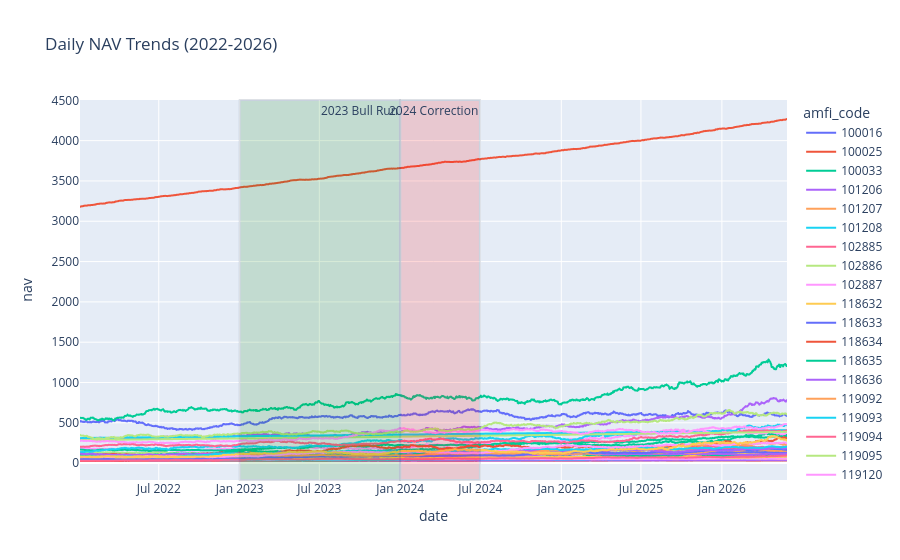

Notebook cell for this chart:
### Markdown cell above
## NAV Trend Analysis (2022–2026)

### Code cell
nav["date"] = pd.to_datetime(nav["date"])
nav["nav"] = pd.to_numeric(nav["nav"])

fig = px.line(
    nav,
    x="date",
    y="nav",
    color="amfi_code",
    title="Daily NAV Trends (2022-2026)"
)

fig.add_vrect(
    x0="2023-01-01",
    x1="2023-12-31",
    annotation_text="2023 Bull Run",
    fillcolor="green",
    opacity=0.15
)

fig.add_vrect(
    x0="2024-01-01",
    x1="2024-06-30",
    annotation_text="2024 Correction",
    fillcolor="red",
    opacity=0.15
)

fig.show()

### Figure 1 — Plotly figure (JSON) as saved in the notebook; plotly's stock layout.template omitted (floating-point values rounded to 4 significant figures; data arrays with more than 128 entries replaced by an {"elided": "..."} marker saying what was removed)
{"data": [{"hovertemplate": "amfi_code=100016<br>date=%{x}<br>nav=%{y}<extra></extra>", "legendgroup": "100016", "line": {"color": "#636efa", "dash": "solid"}, "marker": {"symbol": "circle"}, "mode": "lines", "name": "100016", "showlegend": true, "type": "scattergl", "x": {"elided": "1150 str values"}, "xaxis": "x", "y": {"elided": "1150 float values"}, "yaxis": "y"}, {"hovertemplate": "amfi_code=100025<br>date=%{x}<br>nav=%{y}<extra></extra>", "legendgroup": "100025", "line": {"color": "#EF553B", "dash": "solid"}, "marker": {"symbol": "circle"}, "mode": "lines", "name": "100025", "showlegend": true, "type": "scattergl", "x": {"elided": "1150 str values"}, "xaxis": "x", "y": {"elided": "1150 float values"}, "yaxis": "y"}, {"hovertemplate": "amfi_code=100033<br>date=%{x}<br>nav=%{y}<extra></extra>", "legendgroup": "100033", "line": {"color": "#00cc96", "dash": "solid"}, "marker": {"symbol": "circle"}, "mode": "lines", "name": "100033", "showlegend": true, "type": "scattergl", "x": {"elided": "1150 str values"}, "xaxis": "x", "y": {"elided": "1150 float values"}, "yaxis": "y"}, {"hovertemplate": "amfi_code=101206<br>date=%{x}<br>nav=%{y}<extra></extra>", "legendgroup": "101206", "line": {"color": "#ab63fa", "dash": "solid"}, "marker": {"symbol": "circle"}, "mode": "lines", "name": "101206", "showlegend": true, "type": "scattergl", "x": {"elided": "1150 str values"}, "xaxis": "x", "y": {"elided": "1150 float values"}, "yaxis": "y"}, {"hovertemplate": "amfi_code=101207<br>date=%{x}<br>nav=%{y}<extra></extra>", "legendgroup": "101207", "line": {"color": "#FFA15A", "dash": "solid"}, "marker": {"symbol": "circle"}, "mode": "lines", "name": "101207", "showlegend": true, "type": "scattergl", "x": {"elided": "1150 str values"}, "xaxis": "x", "y": {"elided": "1150 float values"}, "yaxis": "y"}, {"hovertemplate": "amfi_code=101208<br>date=%{x}<br>nav=%{y}<extra></extra>", "legendgroup": "101208", "line": {"color": "#19d3f3", "dash": "solid"}, "marker": {"symbol": "circle"}, "mode": "lines", "name": "101208", "showlegend": true, "type": "scattergl", "x": {"elided": "1150 str values"}, "xaxis": "x", "y": {"elided": "1150 float values"}, "yaxis": "y"}, {"hovertemplate": "amfi_code=102885<br>date=%{x}<br>nav=%{y}<extra></extra>", "legendgroup": "102885", "line": {"color": "#FF6692", "dash": "solid"}, "marker": {"symbol": "circle"}, "mode": "lines", "name": "102885", "showlegend": true, "type": "scattergl", "x": {"elided": "1150 str values"}, "xaxis": "x", "y": {"elided": "1150 float values"}, "yaxis": "y"}, {"hovertemplate": "amfi_code=102886<br>date=%{x}<br>nav=%{y}<extra></extra>", "legendgroup": "102886", "line": {"color": "#B6E880", "dash": "solid"}, "marker": {"symbol": "circle"}, "mode": "lines", "name": "102886", "showlegend": true, "type": "scattergl", "x": {"elided": "1150 str values"}, "xaxis": "x", "y": {"elided": "1150 float values"}, "yaxis": "y"}, {"hovertemplate": "amfi_code=102887<br>date=%{x}<br>nav=%{y}<extra></extra>", "legendgroup": "102887", "line": {"color": "#FF97FF", "dash": "solid"}, "marker": {"symbol": "circle"}, "mode": "lines", "name": "102887", "showlegend": true, "type": "scattergl", "x": {"elided": "1150 str values"}, "xaxis": "x", "y": {"elided": "1150 float values"}, "yaxis": "y"}, {"hovertemplate": "amfi_code=118632<br>date=%{x}<br>nav=%{y}<extra></extra>", "legendgroup": "118632", "line": {"color": "#FECB52", "dash": "solid"}, "marker": {"symbol": "circle"}, "mode": "lines", "name": "118632", "showlegend": true, "type": "scattergl", "x": {"elided": "1150 str values"}, "xaxis": "x", "y": {"elided": "1150 float values"}, "yaxis": "y"}, {"hovertemplate": "amfi_code=118633<br>date=%{x}<br>nav=%{y}<extra></extra>", "legendgroup": "118633", "line": {"color": "#636efa", "dash": "solid"}, "marker": {"symbol": "circle"}, "mode": "lines", "name": "118633", "showlegend": true, "type": "scattergl", "x": {"elided": "1150 str values"}, "xaxis": "x", "y": {"elided": "1150 float values"}, "yaxis": "y"}, {"hovertemplate": "amfi_code=118634<br>date=%{x}<br>nav=%{y}<extra></extra>", "legendgroup": "118634", "line": {"color": "#EF553B", "dash": "solid"}, "marker": {"symbol": "circle"}, "mode": "lines", "name": "118634", "showlegend": true, "type": "scattergl", "x": {"elided": "1150 str values"}, "xaxis": "x", "y": {"elided": "1150 float values"}, "yaxis": "y"}, {"hovertemplate": "amfi_code=118635<br>date=%{x}<br>nav=%{y}<extra></extra>", "legendgroup": "118635", "line": {"color": "#00cc96", "dash": "solid"}, "marker": {"symbol": "circle"}, "mode": "lines", "name": "118635", "showlegend": true, "type": "scattergl", "x": {"elided": "1150 str values"}, "xaxis": "x", "y": {"elided": "1150 float values"}, "yaxis": "y"}, {"hovertemplate": "amfi_code=118636<br>date=%{x}<br>nav=%{y}<extra></extra>", "legendgroup": "118636", "line": {"color": "#ab63fa", "dash": "solid"}, "marker": {"symbol": "circle"}, "mode": "lines", "name": "118636", "showlegend": true, "type": "scattergl", "x": {"elided": "1150 str values"}, "xaxis": "x", "y": {"elided": "1150 float values"}, "yaxis": "y"}, {"hovertemplate": "amfi_code=119092<br>date=%{x}<br>nav=%{y}<extra></extra>", "legendgroup": "119092", "line": {"color": "#FFA15A", "dash": "solid"}, "marker": {"symbol": "circle"}, "mode": "lines", "name": "119092", "showlegend": true, "type": "scattergl", "x": {"elided": "1150 str values"}, "xaxis": "x", "y": {"elided": "1150 float values"}, "yaxis": "y"}, {"hovertemplate": "amfi_code=119093<br>date=%{x}<br>nav=%{y}<extra></extra>", "legendgroup": "119093", "line": {"color": "#19d3f3", "dash": "solid"}, "marker": {"symbol": "circle"}, "mode": "lines", "name": "119093", "showlegend": true, "type": "scattergl", "x": {"elided": "1150 str values"}, "xaxis": "x", "y": {"elided": "1150 float values"}, "yaxis": "y"}, {"hovertemplate": "amfi_code=119094<br>date=%{x}<br>nav=%{y}<extra></extra>", "legendgroup": "119094", "line": {"color": "#FF6692", "dash": "solid"}, "marker": {"symbol": "circle"}, "mode": "lines", "name": "119094", "showlegend": true, "type": "scattergl", "x": {"elided": "1150 str values"}, "xaxis": "x", "y": {"elided": "1150 float values"}, "yaxis": "y"}, {"hovertemplate": "amfi_code=119095<br>date=%{x}<br>nav=%{y}<extra></extra>", "legendgroup": "119095", "line": {"color": "#B6E880", "dash": "solid"}, "marker": {"symbol": "circle"}, "mode": "lines", "name": "119095", "showlegend": true, "type": "scattergl", "x": {"elided": "1150 str values"}, "xaxis": "x", "y": {"elided": "1150 float values"}, "yaxis": "y"}, {"hovertemplate": "amfi_code=119120<br>date=%{x}<br>nav=%{y}<extra></extra>", "legendgroup": "119120", "line": {"color": "#FF97FF", "dash": "solid"}, "marker": {"symbol": "circle"}, "mode": "lines", "name": "119120", "showlegend": true, "type": "scattergl", "x": {"elided": "1150 str values"}, "xaxis": "x", "y": {"elided": "1150 float values"}, "yaxis": "y"}, {"hovertemplate": "amfi_code=119551<br>date=%{x}<br>nav=%{y}<extra></extra>", "legendgroup": "119551", "line": {"color": "#FECB52", "dash": "solid"}, "marker": {"symbol": "circle"}, "mode": "lines", "name": "119551", "showlegend": true, "type": "scattergl", "x": {"elided": "1150 str values"}, "xaxis": "x", "y": {"elided": "1150 float values"}, "yaxis": "y"}, {"hovertemplate": "amfi_code=119552<br>date=%{x}<br>nav=%{y}<extra></extra>", "legendgroup": "119552", "line": {"color": "#636efa", "dash": "solid"}, "marker": {"symbol": "circle"}, "mode": "lines", "name": "119552", "showlegend": true, "type": "scattergl", "x": {"elided": "1150 str values"}, "xaxis": "x", "y": {"elided": "1150 float values"}, "yaxis": "y"}, {"hovertemplate": "amfi_code=119598<br>date=%{x}<br>nav=%{y}<extra></extra>", "legendgroup": "119598", "line": {"color": "#EF553B", "dash": "solid"}, "marker": {"symbol": "circle"}, "mode": "lines", "name": "119598", "showlegend": true, "type": "scattergl", "x": {"elided": "1150 str values"}, "xaxis": "x", "y": {"elided": "1150 float values"}, "yaxis": "y"}, {"hovertemplate": "amfi_code=119599<br>date=%{x}<br>nav=%{y}<extra></extra>", "legendgroup": "119599", "line": {"color": "#00cc96", "dash": "solid"}, "marker": {"symbol": "circle"}, "mode": "lines", "name": "119599", "showlegend": true, "type": "scattergl", "x": {"elided": "1150 str values"}, "xaxis": "x", "y": {"elided": "1150 float values"}, "yaxis": "y"}, {"hovertemplate": "amfi_code=120503<br>date=%{x}<br>nav=%{y}<extra></extra>", "legendgroup": "120503", "line": {"color": "#ab63fa", "dash": "solid"}, "marker": {"symbol": "circle"}, "mode": "lines", "name": "120503", "showlegend": true, "type": "scattergl", "x": {"elided": "1150 str values"}, "xaxis": "x", "y": {"elided": "1150 float values"}, "yaxis": "y"}, {"hovertemplate": "amfi_code=120504<br>date=%{x}<br>nav=%{y}<extra></extra>", "legendgroup": "120504", "line": {"color": "#FFA15A", "dash": "solid"}, "marker": {"symbol": "circle"}, "mode": "lines", "name": "120504", "showlegend": true, "type": "scattergl", "x": {"elided": "1150 str values"}, "xaxis": "x", "y": {"elided": "1150 float values"}, "yaxis": "y"}, {"hovertemplate": "amfi_code=120505<br>date=%{x}<br>nav=%{y}<extra></extra>", "legendgroup": "120505", "line": {"color": "#19d3f3", "dash": "solid"}, "marker": {"symbol": "circle"}, "mode": "lines", "name": "120505", "showlegend": true, "type": "scattergl", "x": {"elided": "1150 str values"}, "xaxis": "x", "y": {"elided": "1150 float values"}, "yaxis": "y"}, {"hovertemplate": "amfi_code=120506<br>date=%{x}<br>nav=%{y}<extra></extra>", "legendgroup": "120506", "line": {"color": "#FF6692", "dash": "solid"}, "marker": {"symbol": "circle"}, "mode": "lines", "name": "120506", "showlegend": true, "type": "scattergl", "x": {"elided": "1150 str values"}, "xaxis": "x", "y": {"elided": "1150 float values"}, "yaxis": "y"}, {"hovertemplate": "amfi_code=120507<br>date=%{x}<br>nav=%{y}<extra></extra>", "legendgroup": "120507", "line": {"color": "#B6E880", "dash": "solid"}, "marker": {"symbol": "circle"}, "mode": "lines", "name": "120507", "showlegend": true, "type": "scattergl", "x": {"elided": "1150 str values"}, "xaxis": "x", "y": {"elided": "1150 float values"}, "yaxis": "y"}, {"hovertemplate": "amfi_code=120841<br>date=%{x}<br>nav=%{y}<extra></extra>", "legendgroup": "120841", "line": {"color": "#FF97FF", "dash": "solid"}, "marker": {"symbol": "circle"}, "mode": "lines", "name": "120841", "showlegend": true, "type": "scattergl", "x": {"elided": "1150 str values"}, "xaxis": "x", "y": {"elided": "1150 float values"}, "yaxis": "y"}, {"hovertemplate": "amfi_code=120842<br>date=%{x}<br>nav=%{y}<extra></extra>", "legendgroup": "120842", "line": {"color": "#FECB52", "dash": "solid"}, "marker": {"symbol": "circle"}, "mode": "lines", "name": "120842", "showlegend": true, "type": "scattergl", "x": {"elided": "1150 str values"}, "xaxis": "x", "y": {"elided": "1150 float values"}, "yaxis": "y"}, {"hovertemplate": "amfi_code=120843<br>date=%{x}<br>nav=%{y}<extra></extra>", "legendgroup": "120843", "line": {"color": "#636efa", "dash": "solid"}, "marker": {"symbol": "circle"}, "mode": "lines", "name": "120843", "showlegend": true, "type": "scattergl", "x": {"elided": "1150 str values"}, "xaxis": "x", "y": {"elided": "1150 float values"}, "yaxis": "y"}, {"hovertemplate": "amfi_code=120844<br>date=%{x}<br>nav=%{y}<extra></extra>", "legendgroup": "120844", "line": {"color": "#EF553B", "dash": "solid"}, "marker": {"symbol": "circle"}, "mode": "lines", "name": "120844", "showlegend": true, "type": "scattergl", "x": {"elided": "1150 str values"}, "xaxis": "x", "y": {"elided": "1150 float values"}, "yaxis": "y"}, {"hovertemplate": "amfi_code=125497<br>date=%{x}<br>nav=%{y}<extra></extra>", "legendgroup": "125497", "line": {"color": "#00cc96", "dash": "solid"}, "marker": {"symbol": "circle"}, "mode": "lines", "name": "125497", "showlegend": true, "type": "scattergl", "x": {"elided": "1150 str values"}, "xaxis": "x", "y": {"elided": "1150 float values"}, "yaxis": "y"}, {"hovertemplate": "amfi_code=125498<br>date=%{x}<br>nav=%{y}<extra></extra>", "legendgroup": "125498", "line": {"color": "#ab63fa", "dash": "solid"}, "marker": {"symbol": "circle"}, "mode": "lines", "name": "125498", "showlegend": true, "type": "scattergl", "x": {"elided": "1150 str values"}, "xaxis": "x", "y": {"elided": "1150 float values"}, "yaxis": "y"}, {"hovertemplate": "amfi_code=148567<br>date=%{x}<br>nav=%{y}<extra></extra>", "legendgroup": "148567", "line": {"color": "#FFA15A", "dash": "solid"}, "marker": {"symbol": "circle"}, "mode": "lines", "name": "148567", "showlegend": true, "type": "scattergl", "x": {"elided": "1150 str values"}, "xaxis": "x", "y": {"elided": "1150 float values"}, "yaxis": "y"}, {"hovertemplate": "amfi_code=148568<br>date=%{x}<br>nav=%{y}<extra></extra>", "legendgroup": "148568", "line": {"color": "#19d3f3", "dash": "solid"}, "marker": {"symbol": "circle"}, "mode": "lines", "name": "148568", "showlegend": true, "type": "scattergl", "x": {"elided": "1150 str values"}, "xaxis": "x", "y": {"elided": "1150 float values"}, "yaxis": "y"}, {"hovertemplate": "amfi_code=148569<br>date=%{x}<br>nav=%{y}<extra></extra>", "legendgroup": "148569", "line": {"color": "#FF6692", "dash": "solid"}, "marker": {"symbol": "circle"}, "mode": "lines", "name": "148569", "showlegend": true, "type": "scattergl", "x": {"elided": "1150 str values"}, "xaxis": "x", "y": {"elided": "1150 float values"}, "yaxis": "y"}, {"hovertemplate": "amfi_code=149322<br>date=%{x}<br>nav=%{y}<extra></extra>", "legendgroup": "149322", "line": {"color": "#B6E880", "dash": "solid"}, "marker": {"symbol": "circle"}, "mode": "lines", "name": "149322", "showlegend": true, "type": "scattergl", "x": {"elided": "1150 str values"}, "xaxis": "x", "y": {"elided": "1150 float values"}, "yaxis": "y"}, {"hovertemplate": "amfi_code=149323<br>date=%{x}<br>nav=%{y}<extra></extra>", "legendgroup": "149323", "line": {"color": "#FF97FF", "dash": "solid"}, "marker": {"symbol": "circle"}, "mode": "lines", "name": "149323", "showlegend": true, "type": "scattergl", "x": {"elided": "1150 str values"}, "xaxis": "x", "y": {"elided": "1150 float values"}, "yaxis": "y"}, {"hovertemplate": "amfi_code=149324<br>date=%{x}<br>nav=%{y}<extra></extra>", "legendgroup": "149324", "line": {"color": "#FECB52", "dash": "solid"}, "marker": {"symbol": "circle"}, "mode": "lines", "name": "149324", "showlegend": true, "type": "scattergl", "x": {"elided": "1150 str values"}, "xaxis": "x", "y": {"elided": "1150 float values"}, "yaxis": "y"}], "layout": {"annotations": [{"showarrow": false, "text": "2023 Bull Run", "x": "2023-12-31", "xanchor": "right", "xref": "x", "y": 1, "yanchor": "top", "yref": "y domain"}, {"showarrow": false, "text": "2024 Correction", "x": "2024-06-30", "xanchor": "right", "xref": "x", "y": 1, "yanchor": "top", "yref": "y domain"}], "legend": {"title": {"text": "amfi_code"}, "tracegroupgap": 0}, "shapes": [{"fillcolor": "green", "opacity": 0.15, "type": "rect", "x0": "2023-01-01", "x1": "2023-12-31", "xref": "x", "y0": 0, "y1": 1, "yref": "y domain"}, {"fillcolor": "red", "opacity": 0.15, "type": "rect", "x0": "2024-01-01", "x1": "2024-06-30", "xref": "x", "y0": 0, "y1": 1, "yref": "y domain"}], "title": {"text": "Daily NAV Trends (2022-2026)"}, "xaxis": {"anchor": "y", "domain": [0, 1], "title": {"text": "date"}}, "yaxis": {"anchor": "x", "domain": [0, 1], "title": {"text": "nav"}}}}
